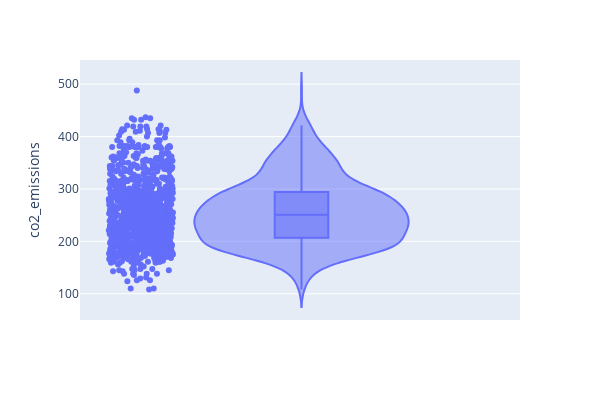

The code cell stored with this chart in its notebook:
### Markdown cell above
But after graphing the columns with violin plot, we can see that the outliers are not so far from the rest of the data.

### Code cell
fig_config = {
    'data_frame': df,
    'y': "co2_emissions",
    'width': 600, 
    'height': 400,
    'box': True,
    'points':"all"
}

fig = px.violin(**fig_config)
fig.show()

### Figure 1 — Plotly figure (JSON) as saved in the notebook; plotly's stock layout.template omitted (floating-point values rounded to 4 significant figures; data arrays with more than 128 entries replaced by an {"elided": "..."} marker saying what was removed)
{"data": [{"alignmentgroup": "True", "box": {"visible": true}, "hovertemplate": "co2_emissions=%{y}<extra></extra>", "legendgroup": "", "marker": {"color": "#636efa"}, "name": "", "offsetgroup": "", "orientation": "v", "points": "all", "scalegroup": "True", "showlegend": false, "type": "violin", "x0": " ", "xaxis": "x", "y": {"elided": "1067 int values"}, "y0": " ", "yaxis": "y"}], "layout": {"height": 400, "legend": {"tracegroupgap": 0}, "margin": {"t": 60}, "violinmode": "group", "width": 600, "xaxis": {"anchor": "y", "domain": [0, 1]}, "yaxis": {"anchor": "x", "domain": [0, 1], "title": {"text": "co2_emissions"}}}}
